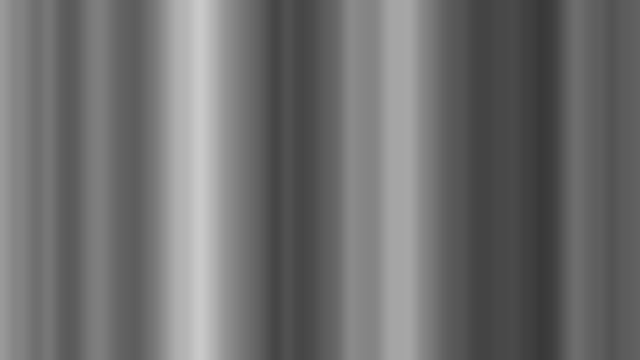
Frame 1 (no input)
Frame 60 (the mouse pressed at the canvas centre just before this capture): identical to frame 1, image omitted
Frame 120 (the mouse held since frame 60 and released just before this capture): identical to frame 1, image omitted

The Processing sketch that drew this single still picture (run headless with seeded random() and noise(); from frame 60 on, the mouse is pressed at the canvas centre):

// Processing sketch: Noise2D
// ── Noise2D.pde
/**
 * Noise2D 
 * by Daniel Shiffman.  
 * 
 * Using 2D noise to create simple texture. 
 */

void setup() {
    size(640, 360);
}

void draw() {
    float xoff = 0.0; 
    for (int x = 0; x < width; x++) {
        xoff += 0.01;    
        float yoff = 0.0;   
        for (int y = 0; y < height; y++) {
            yoff += 0.01;
//            float bright = random(0, 255);
            float bright = noise(xoff) * 255;

            set(x, y, color(bright));
        }
    }
}
